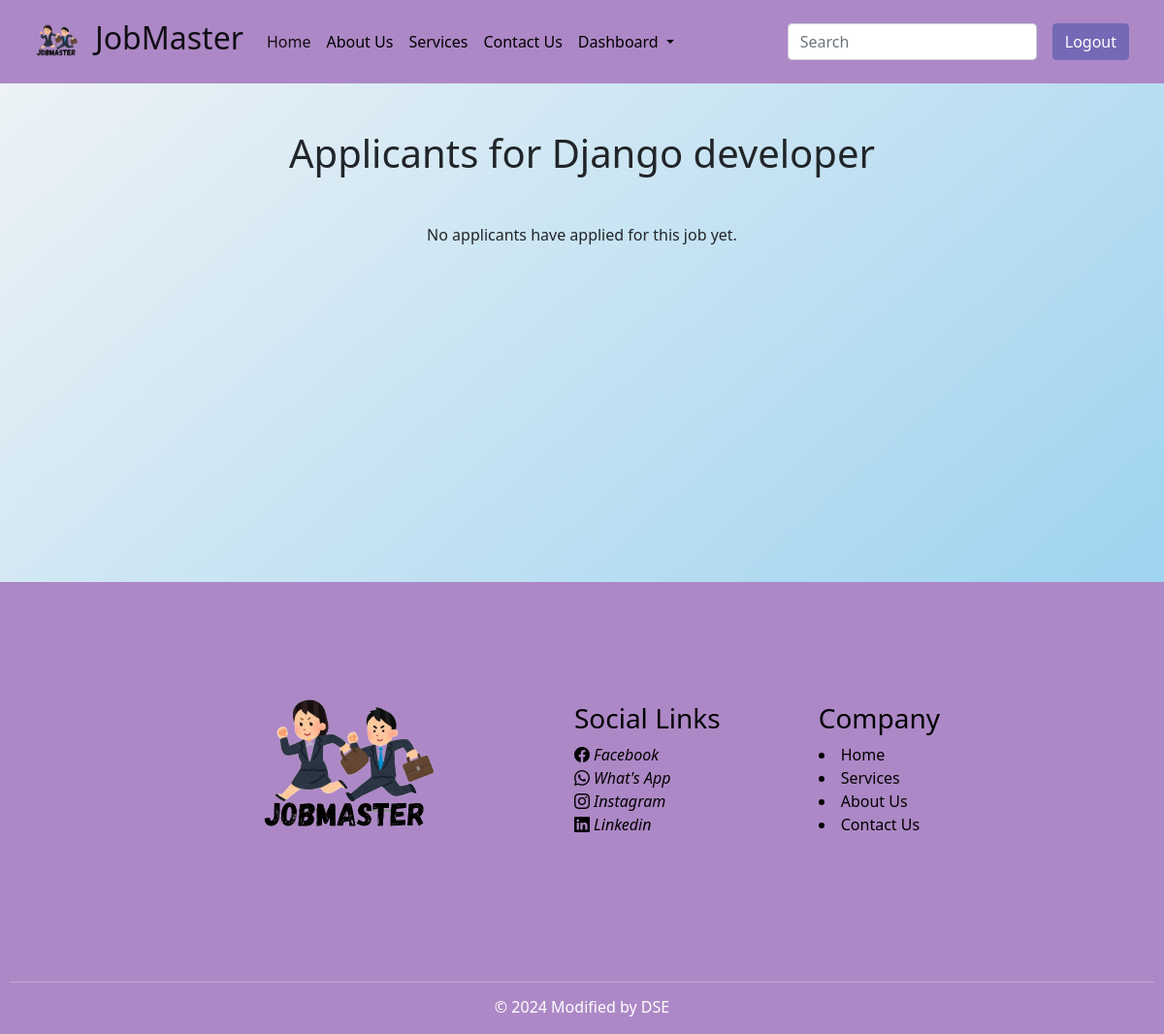
The app's page /apply/job/3/applicants/ (signed in), older data.
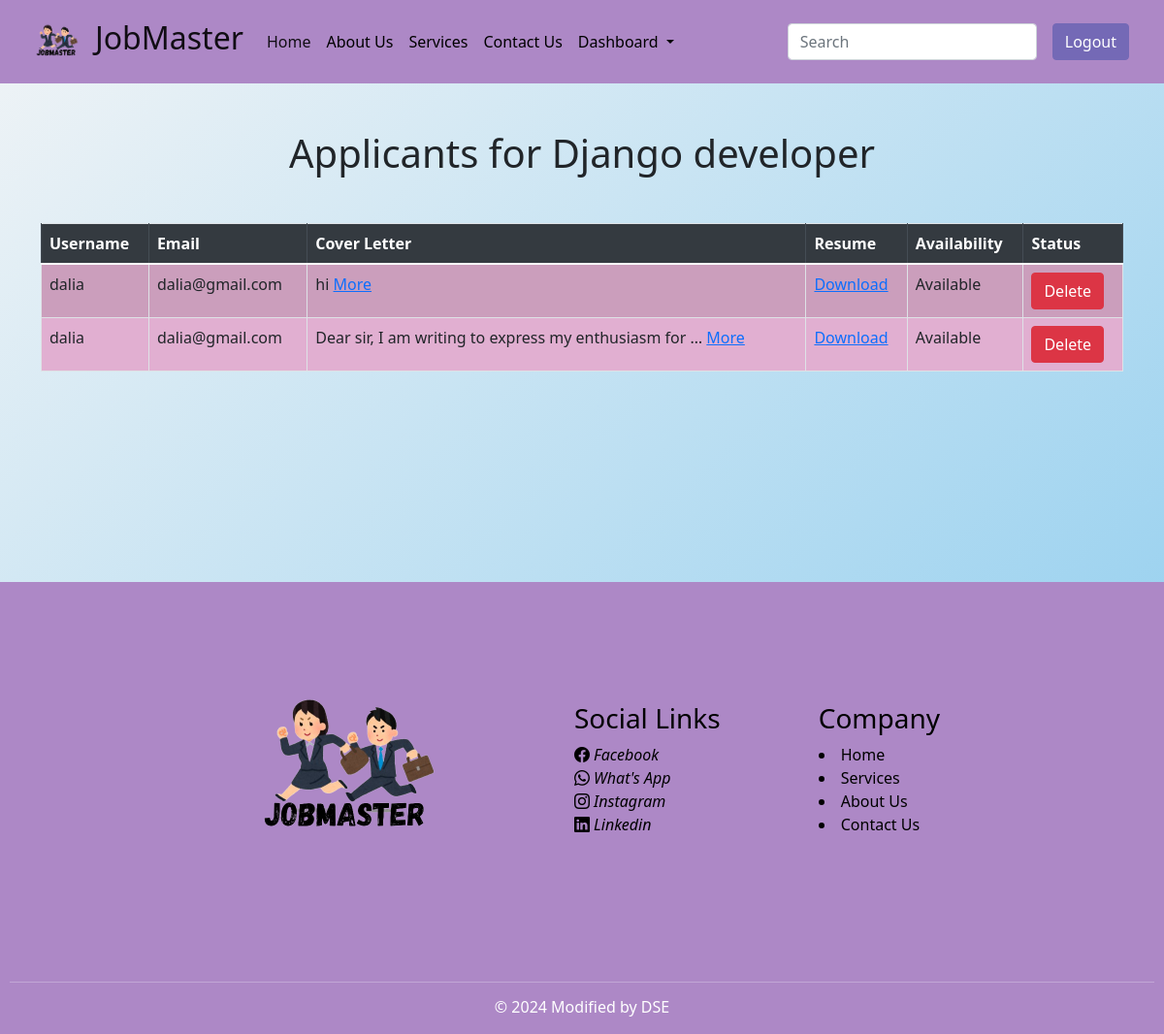
The same page, newer data.
### apply/models.py (models this page shows, shortened)
class Apply(models.Model):
    applicants = models.ForeignKey(User, on_delete=models.CASCADE)
    job = models.ForeignKey(JobDetails, on_delete=models.CASCADE)
    resume = models.FileField(upload_to='apply/media/uploads/', validators=[validate_file_extension])
    cover_letter = models.TextField()
    availability = models.BooleanField(default=True)

### apply/views.py (the view)
# urls.py: path('job/<int:job_id>/applicants/', views.applicants_list, name='applicants_list'),
@login_required
def applicants_list(request, job_id):
    job = get_object_or_404(JobDetails, pk=job_id)
    applicants = Apply.objects.filter(job=job)
    return render(request, 'applicants_list.html', {'job': job, 'applicants': applicants})

### apply/templates/applicants_list.html (shortened to what this page needs)
{% extends "base.html" %}
{% load static %}
{% block content %}
<main>
    <div class="container mt-5">
    <h1 class="text-center mb-5">Applicants for {{ job.title }}</h1>
    {% if applicants %}
        <table class="table table-bordered table-striped" style="background-color: #E1AFD1;">
            <thead class="thead-dark">
                <tr>
                    <th>Username</th>
                    <th>Email</th>
                    <th>Cover Letter</th>
                    <th>Resume</th>
                    <th>Availability</th>
                    <th>Status</th>
                </tr>
            </thead>
            <tbody>
                {% for applicant in applicants %}
                    <tr>
                        <td>{{ applicant.applicants.username }}</td>
                        <td>{{ applicant.applicants.email }}</td>
                        <td>{{ applicant.cover_letter|truncatewords:10}}
                            <a href="{% url 'applicant_details' applicant.pk %}">More</a>
                        </td>
                        <td><a href="{{ applicant.resume.url }}" target="_blank">Download</a></td>
                        <td>{{ applicant.availability|yesno:"Available,Not Available" }}</td>
<td>
    <form action="{% url 'delete_applicant' applicant.pk %}" method="post" style="display:inline;">
        <button type="submit" class="btn btn-danger">Delete</button>
    </form>
</td>
                    </tr>
                {% endfor %}
            </tbody>
        </table>
    {% else %}
        <p class="text-center">No applicants have applied for this job yet.</p>
    {% endif %}
</div>
</main>
{% endblock %}

Row changes from the older to the newer data that the page shows:
added Apply: applicants.username "dalia", applicants.email "dalia@gmail.com", cover_letter "hi", availability "Available"
added Apply: applicants.username "dalia", applicants.email "dalia@gmail.com", cover_letter "Dear sir, I am writing to express my enthusiasm for …", availability "Available"
Text that changed along with them:
text no longer shown: "No applicants have applied for this job yet."
text now shown: "Username Email Cover Letter Resume Availability Status"
